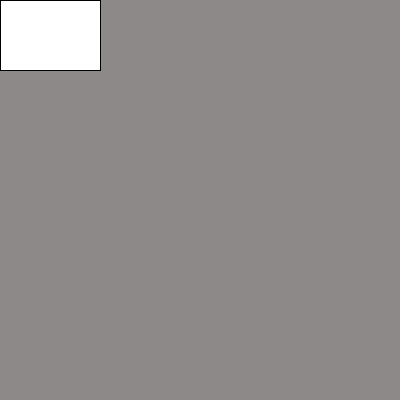
Frame 1 (no input)
Frame 60 (the mouse pressed at the canvas centre just before this capture): identical to frame 1, image omitted
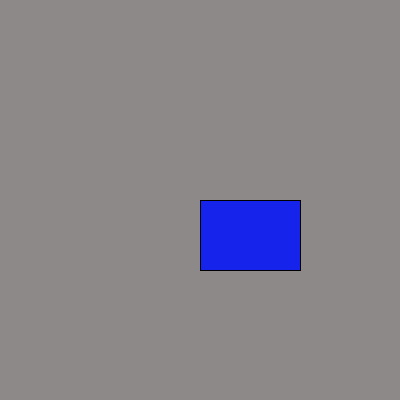
Frame 120 (the mouse held since frame 60 and released just before this capture)

The Processing sketch that drew these frames (run headless with seeded random() and noise(); from frame 60 on, the mouse is pressed at the canvas centre):

// Processing sketch: processing_96862
// ── processing_96862.pde

void setup()
{
  size(400,400);
}
void draw(){
   background(142, 137, 137);
    rect(mouseX,mouseY,100,70);
}

void mousePressed() {
if (mouseButton == LEFT) {
    fill(255, 0, 0);
  } else {
    fill(22, 35, 234);
  }
}
